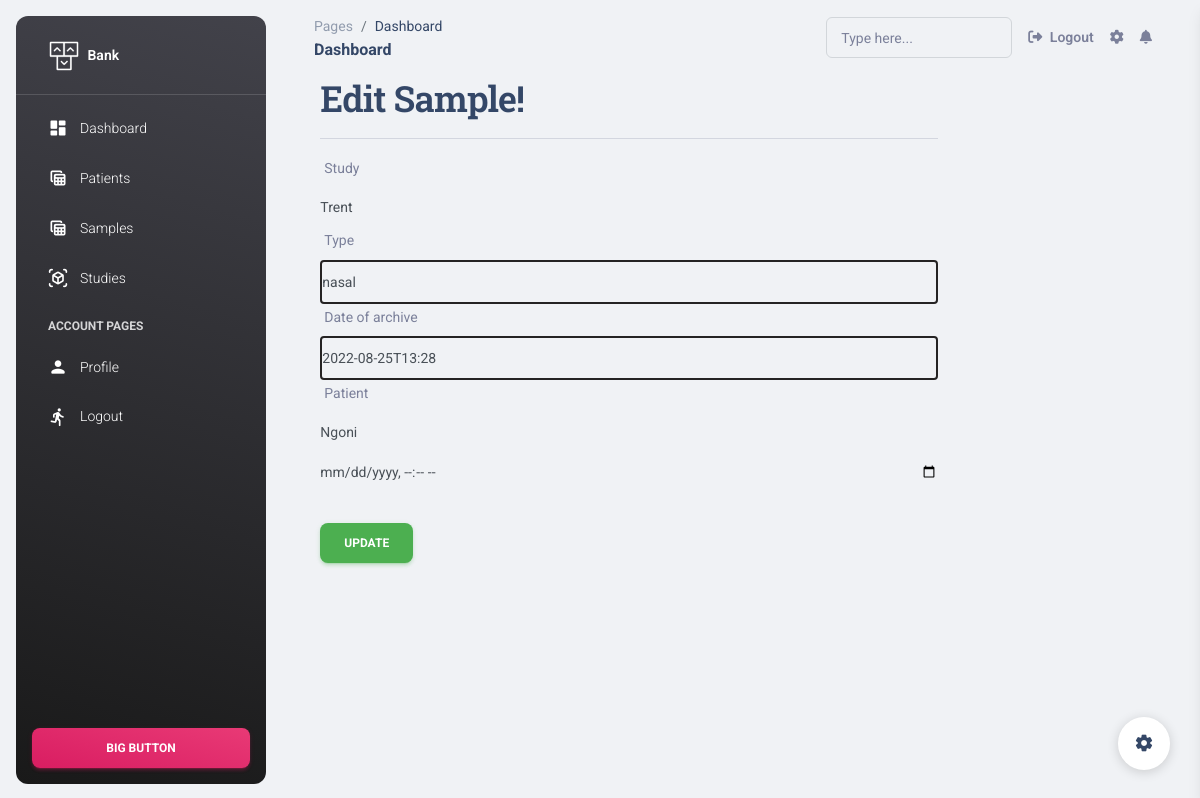
Screenshot of /2/edit_sample/ (signed in) with the database file from the repository.
### apps/home/models.py (models this page shows, shortened)
class Sample(models.Model):
    name = models.CharField(max_length=100)
    study = models.ForeignKey(Study, on_delete=models.CASCADE)
    type = models.CharField(max_length=100)
    aliquoted = models.BooleanField(default=False)
    date_of_archive = models.CharField(max_length=200)
    patient = models.ForeignKey(Patient, on_delete=models.CASCADE)

### apps/home/views.py (the view, shortened to what this page needs)
# urls.py: re_path(r'^(?P<sampleid>\d+)/edit_sample/$',views.UpdateSampleView.as_view(), name='edit_sample'),
class UpdateSampleView(LoginRequired, AuthorshipRequired, UpdateView):
    template_name = 'samples/edit_sample.html'
    model = Sample
    pk_url_kwarg = 'sampleid'
    fields = ['study','type','date_of_archive','patient']

### apps/context_processors.py (called while the page is built)
def cfg_assets_root(request):
    return { 'ASSETS_ROOT' : settings.ASSETS_ROOT }

### apps/home/mixins.py (called while the page is built)
    @method_decorator(login_required)
    def dispatch(self, *args, **kwargs):
        return super(LoginRequired, self).dispatch(*args, **kwargs)

    def dispatch(self, request, *args, **kwargs):
        obj = self.get_object()
        return super(AuthorshipRequired, self).dispatch(request, *args, **kwargs)

### apps/home/models.py (called while the page is built)
    def __str__(self) -> str:
        return self.name

    def __str__(self) -> str:
        return self.name

### apps/templates/samples/edit_sample.html (shortened to what this page needs)
{% extends 'layouts/base.html' %}
{% load widget_tweaks %}
{% block content %}
<div style="margin-left: 5%;" class="col-md-offset-2 col-md-8">
    <h2>Edit Sample!</h2><hr>
    <form method="post">
        {% for field in form.visible_fields %}
            <div class="form-group">
                <label for="{{ field.id_for_label }}">{{ field.label }}</label>
                {{ field|add_class:'form-control' }}
            </div>
        {% endfor %}
        <input style="margin-bottom: 5%;" type="datetime-local" id="birthdaytime" class="form-control" name="birthdaytime">
        <div class="form-group">
            <button type="submit" class="btn btn-success">Update</button>
        </div>
    </form>
</div>
{% endblock %}

### apps/templates/samples/edit_sample.html (style rules this page uses)
input[type=text] { border: 2px solid rgb(37, 35, 35); border-radius: 4px; }

### rows the page displays
Sample: visible_fields "Trent" "nasal" "2022-08-25T13:28" "Ngoni"

### other values shown
{{ field.label }} "Study" "Type" "Date of archive" "Patient"
